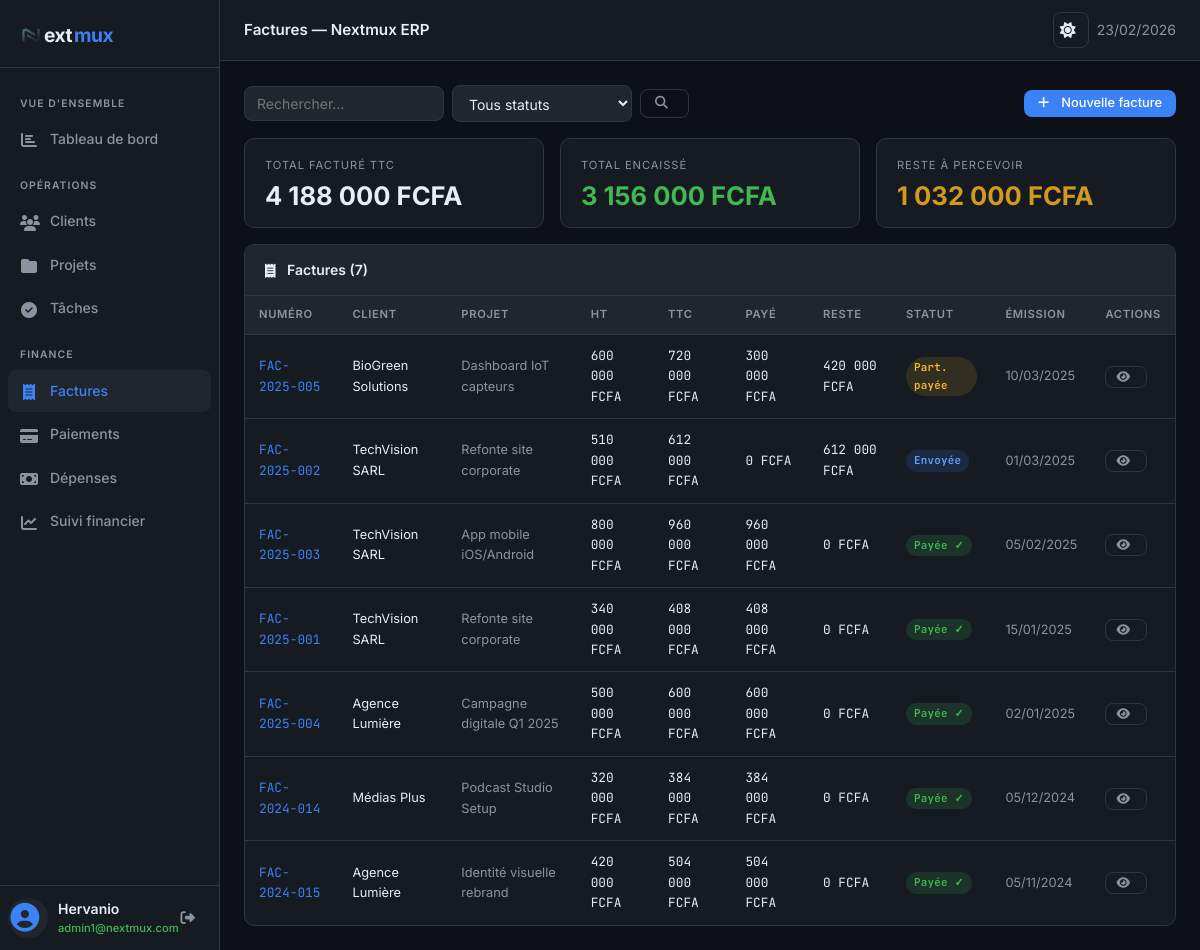
The page /factures.php (signed in) on the database its author committed.
### tables this page shows
CREATE TABLE `factures` (
  `id` int(10) UNSIGNED NOT NULL,
  `projet_id` int(10) UNSIGNED NOT NULL,
  `numero` varchar(30) NOT NULL,
  `montant_ht` decimal(12,2) NOT NULL DEFAULT 0.00,
  `tva` decimal(5,2) NOT NULL DEFAULT 20.00,
  `montant_ttc` decimal(12,2) NOT NULL DEFAULT 0.00,
  `statut` enum('brouillon','envoyee','partiellement_payee','payee') NOT NULL DEFAULT 'brouillon',
  `date_emission` date NOT NULL,
  `date_echeance` date DEFAULT NULL,
  `notes` text DEFAULT NULL,
  `created_at` timestamp NOT NULL DEFAULT current_timestamp()
);

CREATE TABLE `clients` (
  `id` int(10) UNSIGNED NOT NULL,
  `nom` varchar(150) NOT NULL,
  `email` varchar(200) NOT NULL,
  `telephone` varchar(20) DEFAULT NULL,
  `adresse` text DEFAULT NULL,
  `ville` varchar(100) DEFAULT NULL,
  `created_at` timestamp NOT NULL DEFAULT current_timestamp()
);

CREATE TABLE `projets` (
  `id` int(10) UNSIGNED NOT NULL,
  `client_id` int(10) UNSIGNED NOT NULL,
  `titre` varchar(200) NOT NULL,
  `description` text DEFAULT NULL,
  `budget` decimal(12,2) NOT NULL DEFAULT 0.00,
  `statut` enum('prospect','en_cours','suspendu','termine') NOT NULL DEFAULT 'en_cours',
  `date_debut` date DEFAULT NULL,
  `date_fin` date DEFAULT NULL,
  `created_at` timestamp NOT NULL DEFAULT current_timestamp()
);

### factures.php (the view, shortened to what this page needs)
<?php
require_once 'db.php';
$db = getDB();
$action = $_GET['action'] ?? 'list';
$search = $_GET['q'] ?? '';
$statut = $_GET['statut'] ?? '';
$factures = $db->prepare("
  SELECT f.*, p.titre AS projet_titre, c.nom AS client_nom,
    COALESCE(SUM(pa.montant),0) AS total_paye
  FROM factures f
  JOIN projets p ON p.id=f.projet_id
  JOIN clients c ON c.id=p.client_id
  LEFT JOIN paiements pa ON pa.facture_id=f.id
  WHERE (f.numero LIKE ? OR c.nom LIKE ?)
    AND (? = '' OR f.statut = ?)
  GROUP BY f.id ORDER BY f.date_emission DESC
");
$factures->execute(["%$search%", "%$search%", $statut, $statut]);
$factures = $factures->fetchAll();
require_once 'header.php';
?>
<?php if ($action === 'list'): ?>
  <div class="flex gap-3 mb-4" style="justify-content:space-between;align-items:center;">
    <form method="GET" class="flex gap-2">
      <input type="text" name="q" value="<?= h($search) ?>" placeholder="Rechercher…" style="width:200px;">
      <select name="statut" style="width:180px;">
        <option value="">Tous statuts</option>
      </select>
      <button type="submit" class="btn btn-ghost" title="Rechercher"><i class="fa-solid fa-search"></i></button>
    </form>
    <a href="factures.php?action=create" class="btn btn-primary"><i class="fa-solid fa-plus"></i> Nouvelle facture</a>
  </div>
  <?php
  $totaux = ['facture' => 0, 'paye' => 0, 'reste' => 0];
  foreach ($factures as $f) {
    $totaux['facture'] += $f['montant_ttc'];
    $totaux['paye']    += $f['total_paye'];
    $totaux['reste']   += $f['montant_ttc'] - $f['total_paye'];
  }
  ?>
  <div class="stat-grid mb-4" style="grid-template-columns:repeat(3,1fr);">
    <div class="stat-card">
      <div class="stat-label">Total facturé TTC</div>
      <div class="stat-value"><?= money($totaux['facture']) ?></div>
    </div>
    <div class="stat-card">
      <div class="stat-label">Total encaissé</div>
      <div class="stat-value green"><?= money($totaux['paye']) ?></div>
    </div>
    <div class="stat-card">
      <div class="stat-label">Reste à percevoir</div>
      <div class="stat-value <?= $totaux['reste'] > 0 ? 'orange' : '' ?>"><?= money($totaux['reste']) ?></div>
    </div>
  </div>
  <div class="card">
    <div class="card-header"><span class="card-title"><i class="fa-solid fa-receipt"></i> Factures (<?= count($factures) ?>)</span></div>
    <?php if ($factures): ?>
      <div class="table-wrap">
        <table>
          <thead>
            <tr>
              <th>Numéro</th>
              <th>Client</th>
              <th>Projet</th>
              <th>HT</th>
              <th>TTC</th>
              <th>Payé</th>
              <th>Reste</th>
              <th>Statut</th>
              <th>Émission</th>
              <th>Actions</th>
            </tr>
          </thead>
          <tbody>
            <?php foreach ($factures as $f):
              $reste = $f['montant_ttc'] - $f['total_paye'];
            ?>
              <tr>
                <td class="mono"><a href="factures.php?action=view&id=<?= $f['id'] ?>" style="color:var(--accent);text-decoration:none"><?= h($f['numero']) ?></a></td>
                <td><?= h($f['client_nom']) ?></td>
                <td class="text-muted"><?= h($f['projet_titre']) ?></td>
                <td class="mono"><?= money($f['montant_ht']) ?></td>
                <td class="mono"><?= money($f['montant_ttc']) ?></td>
                <td class="mono green"><?= money($f['total_paye']) ?></td>
                <td class="mono <?= $reste > 0 ? 'red' : '' ?>"><?= money($reste) ?></td>
                <td><?= statutBadgeFacture($f['statut']) ?></td>
                <td class="text-muted"><?= formatDate($f['date_emission']) ?></td>
                <td>
                  <a href="factures.php?action=view&id=<?= $f['id'] ?>" class="btn btn-ghost btn-sm" title="Voir"><i class="fa-solid fa-eye"></i></a>
                </td>
              </tr>
            <?php endforeach; ?>
          </tbody>
        </table>
      </div>
    <?php endif; ?>
  </div>
<?php endif; ?>
<?php require_once 'footer.php'; ?>

### db.php (shortened to what this page needs)
<?php
function h(string $s): string
{
    return htmlspecialchars($s, ENT_QUOTES, 'UTF-8');
}
function money(float $amount): string
{
    return number_format($amount, 0, ',', ' ') . ' FCFA';
}
function formatDate(?string $date): string
{
    return (new DateTime($date))->format('d/m/Y');
}
function statutBadgeFacture(string $s): string
{
    $map = [
        'brouillon'           => ['label' => 'Brouillon',       'class' => 'badge-secondary'],
        'envoyee'             => ['label' => 'Envoyée',         'class' => 'badge-primary'],
        'partiellement_payee' => ['label' => 'Part. payée',     'class' => 'badge-warning'],
        'payee'               => ['label' => 'Payée ✓',         'class' => 'badge-success'],
    ];
    $b = $map[$s] ?? ['label' => $s, 'class' => 'badge-secondary'];
    return "<span class=\"badge {$b['class']}\">{$b['label']}</span>";
}

### header.php (style rules this page uses)
:root { --bg: #0d1117; --bg2: #161b22; --bg3: #21262d; --border: #30363d; --text: #e6edf3; --muted: #8b949e; --accent: #3b82f6; --accent-h: #2563eb; --green: #3fb950; --red: #f85149; --orange: #d29922; --purple: #a371f7; --radius: 8px; --shadow: 0 4px 24px rgba(0, 0, 0, 0.4); --sidebar-width: 240px; --topbar-height: 52px; }
*, *::before, *::after { box-sizing: border-box; margin: 0; padding: 0; }
body { font-family: 'Inter', system-ui, sans-serif; font-size: 14px; background: var(--bg); color: var(--text); line-height: 1.6; min-height: 100vh; display: flex; }
.card { background: var(--bg2); border: 1px solid var(--border); border-radius: 10px; overflow: hidden; }
.card-header { padding: 14px 20px; border-bottom: 1px solid var(--border); display: flex; align-items: center; justify-content: space-between; background: var(--bg3); }
.card-title { font-weight: 600; font-size: 0.875rem; }
.btn { display: inline-flex; align-items: center; gap: 6px; padding: 7px 14px; border-radius: var(--radius); border: none; font-size: 0.8rem; font-weight: 500; cursor: pointer; text-decoration: none; transition: all 0.15s; font-family: inherit; line-height: 1; }
.btn-primary { background: var(--accent); color: white; }
.btn-ghost { background: transparent; color: var(--muted); border: 1px solid var(--border); }
.btn-sm { padding: 4px 10px; font-size: 0.75rem; }
.table-wrap { overflow-x: auto; }
table { width: 100%; border-collapse: collapse; font-size: 0.8rem; }
th { background: var(--bg3); color: var(--muted); font-weight: 600; font-size: 0.7rem; text-transform: uppercase; letter-spacing: 0.06em; padding: 10px 14px; text-align: left; border-bottom: 1px solid var(--border); }
td { padding: 11px 14px; border-bottom: 1px solid var(--border); color: var(--text); vertical-align: middle; }
tr:last-child td { border-bottom: none; }
body { -webkit-font-smoothing: antialiased; -moz-osx-font-smoothing: grayscale; }
input, select, textarea { width: 100%; background: var(--bg3); border: 1px solid var(--border); border-radius: var(--radius); color: var(--text); padding: 8px 12px; font-size: 0.875rem; font-family: inherit; transition: border-color 0.15s; outline: none; }
select option { background: var(--bg2); }
.badge { display: inline-block; padding: 2px 8px; border-radius: 20px; font-size: 0.68rem; font-weight: 600; font-family: 'JetBrains Mono', monospace; letter-spacing: 0.02em; }
.badge-primary { background: rgba(59, 130, 246, 0.15); color: #60a5fa; }
.badge-success { background: rgba(63, 185, 80, 0.15); color: var(--green); }
.badge-warning { background: rgba(210, 153, 34, 0.15); color: #fbbf24; }
.stat-grid { display: grid; grid-template-columns: repeat(auto-fill, minmax(200px, 1fr)); gap: 16px; margin-bottom: 24px; }
.stat-card { background: var(--bg2); border: 1px solid var(--border); border-radius: 10px; padding: 18px 20px; }
.stat-label { font-size: 0.7rem; color: var(--muted); text-transform: uppercase; letter-spacing: 0.08em; margin-bottom: 8px; }
.stat-value { font-size: 1.6rem; font-weight: 700; line-height: 1; }
.stat-value.green { color: var(--green); }
.stat-value.orange { color: var(--orange); }
.flex { display: flex; align-items: center; }
.gap-2 { gap: 8px; }
.gap-3 { gap: 12px; }
.text-muted { color: var(--muted); }
.mono { font-family: 'JetBrains Mono', monospace; }
.mb-4 { margin-bottom: 16px; }
@media (min-width: 1024px) and (max-width: 1439px) { .stat-grid { grid-template-columns: repeat(3, 1fr); gap: 16px; } }
i.fa-solid, i.fas { display: inline-block; font-variant-numeric: tabular-nums; margin-right: 6px; vertical-align: -0.125em; }
.card-title i.fa-solid, .card-title i.fas, .stat-label i.fa-solid, .stat-label i.fas, .empty-state .icon i.fa-solid, .empty-state .icon i.fas { margin-right: 8px; vertical-align: -0.125em; }
button i.fa-solid, button i.fas, a i.fa-solid, a i.fas { margin-right: 6px; vertical-align: -0.05em; }

### rows shown on the page
factures: numero "FAC-2025-005", clients.nom "BioGreen Solutions", projet.titre "Dashboard IoT capteurs", montant_ht "600 000 FCFA", montant_ttc "720 000 FCFA", total_paye "300 000 FCFA", reste "420 000 FCFA", statut "Part. payée", date_emission "10/03/2025"
factures: numero "FAC-2025-002", clients.nom "TechVision SARL", projet.titre "Refonte site corporate", montant_ht "510 000 FCFA", montant_ttc "612 000 FCFA", total_paye "0 FCFA", reste "612 000 FCFA", statut "Envoyée", date_emission "01/03/2025"
factures: numero "FAC-2025-003", clients.nom "TechVision SARL", projet.titre "App mobile iOS/Android", montant_ht "800 000 FCFA", montant_ttc "960 000 FCFA", total_paye "960 000 FCFA", reste "0 FCFA", statut "Payée ✓", date_emission "05/02/2025"
factures: numero "FAC-2025-001", clients.nom "TechVision SARL", projet.titre "Refonte site corporate", montant_ht "340 000 FCFA", montant_ttc "408 000 FCFA", total_paye "408 000 FCFA", reste "0 FCFA", statut "Payée ✓", date_emission "15/01/2025"
factures: numero "FAC-2025-004", clients.nom "Agence Lumière", projet.titre "Campagne digitale Q1 2025", montant_ht "500 000 FCFA", montant_ttc "600 000 FCFA", total_paye "600 000 FCFA", reste "0 FCFA", statut "Payée ✓", date_emission "02/01/2025"
factures: numero "FAC-2024-014", clients.nom "Médias Plus", projet.titre "Podcast Studio Setup", montant_ht "320 000 FCFA", montant_ttc "384 000 FCFA", total_paye "384 000 FCFA", reste "0 FCFA", statut "Payée ✓", date_emission "05/12/2024"
factures: numero "FAC-2024-015", clients.nom "Agence Lumière", projet.titre "Identité visuelle rebrand", montant_ht "420 000 FCFA", montant_ttc "504 000 FCFA", total_paye "504 000 FCFA", reste "0 FCFA", statut "Payée ✓", date_emission "05/11/2024"

### other values the page prints
$_SESSION['user']['nom'] "Hervanio"
$_SESSION['user']['email'] "admin1@nextmux.com"
$pageTitle "Factures — Nextmux ERP"
money($totaux['facture']) "4 188 000 FCFA"
money($totaux['paye']) "3 156 000 FCFA"
money($totaux['reste']) "1 032 000 FCFA"
count($factures) "7"
